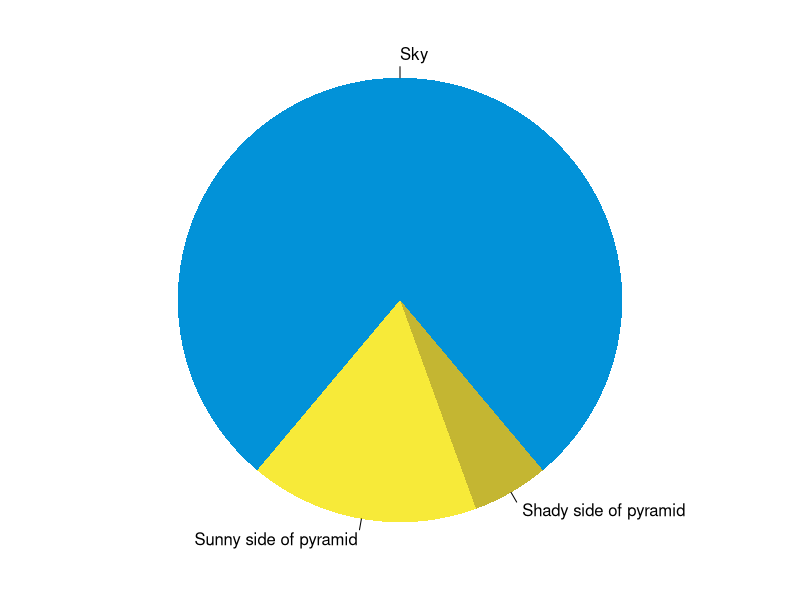
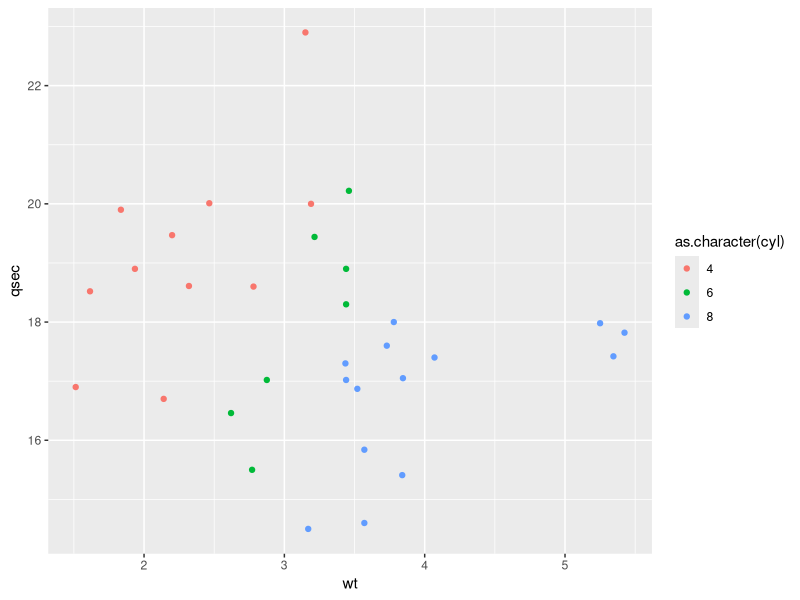

These charts were generated, in order, by the following R code:
## ---- chunk 1
knitr::opts_chunk$set(collapse = TRUE)
## ---- chunk 2
summary(cars)
fit <- lm(dist ~ speed, data = cars)
fit
## ---- chunk 3
par(mar = c(0, 1, 0, 1))
pie(
  c(280, 60, 20),
  c('Sky', 'Sunny side of pyramid', 'Shady side of pyramid'),
  col = c('#0292D8', '#F7EA39', '#C4B632'),
  init.angle = -50, border = NA
)
## ---- chunk 4
library(tidyverse)
mtcars %>%
  ggplot(aes(x = wt,
             y = qsec,
             color = as.character(cyl))) +
  geom_point()

